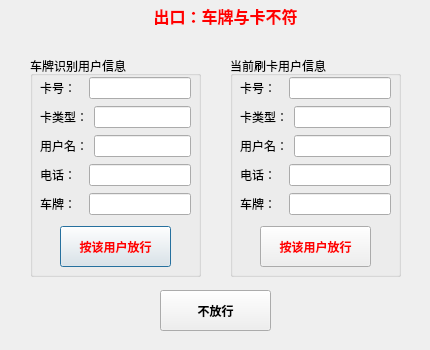
<?xml version="1.0" encoding="UTF-8"?>
<ui version="4.0">
 <class>CDlgInconformity</class>
 <widget class="QDialog" name="CDlgInconformity">
  <property name="geometry">
   <rect>
    <x>0</x>
    <y>0</y>
    <width>430</width>
    <height>350</height>
   </rect>
  </property>
  <property name="windowTitle">
   <string>车卡不符</string>
  </property>
  <property name="styleSheet">
   <string notr="true">background-image: url(D:/WinParkUI/debug/Image/NewIcon/Inconformity.JPG);</string>
  </property>
  <widget class="QGroupBox" name="groupBox">
   <property name="geometry">
    <rect>
     <x>30</x>
     <y>56</y>
     <width>171</width>
     <height>221</height>
    </rect>
   </property>
   <property name="styleSheet">
    <string notr="true">background-image: url(none);</string>
   </property>
   <property name="title">
    <string>车牌识别用户信息</string>
   </property>
   <widget class="QPushButton" name="btn1">
    <property name="geometry">
     <rect>
      <x>30</x>
      <y>170</y>
      <width>111</width>
      <height>41</height>
     </rect>
    </property>
    <property name="font">
     <font>
      <weight>75</weight>
      <bold>true</bold>
     </font>
    </property>
    <property name="styleSheet">
     <string notr="true">background-image: url(none);
color: rgb(255, 0, 0);</string>
    </property>
    <property name="text">
     <string>按该用户放行</string>
    </property>
   </widget>
   <widget class="QWidget" name="layoutWidget">
    <property name="geometry">
     <rect>
      <x>10</x>
      <y>20</y>
      <width>151</width>
      <height>141</height>
     </rect>
    </property>
    <property name="styleSheet">
     <string notr="true">background-image: url(none);</string>
    </property>
    <layout class="QVBoxLayout" name="verticalLayout">
     <item>
      <layout class="QHBoxLayout" name="horizontalLayout">
       <item>
        <widget class="QLabel" name="label">
         <property name="styleSheet">
          <string notr="true">background-image: url(none);</string>
         </property>
         <property name="text">
          <string>卡号：  </string>
         </property>
        </widget>
       </item>
       <item>
        <widget class="QLineEdit" name="edtInfo10">
         <property name="styleSheet">
          <string notr="true">background-image: url(none);</string>
         </property>
        </widget>
       </item>
      </layout>
     </item>
     <item>
      <layout class="QHBoxLayout" name="horizontalLayout_2">
       <item>
        <widget class="QLabel" name="label_2">
         <property name="styleSheet">
          <string notr="true">background-image: url(none);</string>
         </property>
         <property name="text">
          <string>卡类型：</string>
         </property>
        </widget>
       </item>
       <item>
        <widget class="QLineEdit" name="edtInfo11">
         <property name="styleSheet">
          <string notr="true">background-image: url(none);</string>
         </property>
        </widget>
       </item>
      </layout>
     </item>
     <item>
      <layout class="QHBoxLayout" name="horizontalLayout_3">
       <item>
        <widget class="QLabel" name="label_3">
         <property name="styleSheet">
          <string notr="true">background-image: url(none);</string>
         </property>
         <property name="text">
          <string>用户名：</string>
         </property>
        </widget>
       </item>
       <item>
        <widget class="QLineEdit" name="edtInfo12">
         <property name="styleSheet">
          <string notr="true">background-image: url(none);</string>
         </property>
        </widget>
       </item>
      </layout>
     </item>
     <item>
      <layout class="QHBoxLayout" name="horizontalLayout_4">
       <item>
        <widget class="QLabel" name="label_4">
         <property name="styleSheet">
          <string notr="true">background-image: url(none);</string>
         </property>
         <property name="text">
          <string>电话：  </string>
         </property>
        </widget>
       </item>
       <item>
        <widget class="QLineEdit" name="edtInfo13">
         <property name="styleSheet">
          <string notr="true">background-image: url(none);</string>
         </property>
        </widget>
       </item>
      </layout>
     </item>
     <item>
      <layout class="QHBoxLayout" name="horizontalLayout_5">
       <item>
        <widget class="QLabel" name="label_5">
         <property name="styleSheet">
          <string notr="true">background-image: url(none);</string>
         </property>
         <property name="text">
          <string>车牌：  </string>
         </property>
        </widget>
       </item>
       <item>
        <widget class="QLineEdit" name="edtInfo14">
         <property name="styleSheet">
          <string notr="true">background-image: url(none);</string>
         </property>
        </widget>
       </item>
      </layout>
     </item>
    </layout>
   </widget>
  </widget>
  <widget class="QGroupBox" name="groupBox_2">
   <property name="geometry">
    <rect>
     <x>230</x>
     <y>56</y>
     <width>171</width>
     <height>221</height>
    </rect>
   </property>
   <property name="styleSheet">
    <string notr="true">background-image: url(none);</string>
   </property>
   <property name="title">
    <string>当前刷卡用户信息</string>
   </property>
   <widget class="QWidget" name="layoutWidget">
    <property name="geometry">
     <rect>
      <x>10</x>
      <y>20</y>
      <width>151</width>
      <height>141</height>
     </rect>
    </property>
    <property name="styleSheet">
     <string notr="true">background-image: url(none);</string>
    </property>
    <layout class="QVBoxLayout" name="verticalLayout_2">
     <item>
      <layout class="QHBoxLayout" name="horizontalLayout_6">
       <item>
        <widget class="QLabel" name="label_6">
         <property name="styleSheet">
          <string notr="true">background-image: url(none);</string>
         </property>
         <property name="text">
          <string>卡号：  </string>
         </property>
        </widget>
       </item>
       <item>
        <widget class="QLineEdit" name="edtInfo00">
         <property name="styleSheet">
          <string notr="true">background-image: url(none);</string>
         </property>
        </widget>
       </item>
      </layout>
     </item>
     <item>
      <layout class="QHBoxLayout" name="horizontalLayout_7">
       <item>
        <widget class="QLabel" name="label_7">
         <property name="styleSheet">
          <string notr="true">background-image: url(none);</string>
         </property>
         <property name="text">
          <string>卡类型：</string>
         </property>
        </widget>
       </item>
       <item>
        <widget class="QLineEdit" name="edtInfo01">
         <property name="styleSheet">
          <string notr="true">background-image: url(none);</string>
         </property>
        </widget>
       </item>
      </layout>
     </item>
     <item>
      <layout class="QHBoxLayout" name="horizontalLayout_8">
       <item>
        <widget class="QLabel" name="label_8">
         <property name="styleSheet">
          <string notr="true">background-image: url(none);</string>
         </property>
         <property name="text">
          <string>用户名：</string>
         </property>
        </widget>
       </item>
       <item>
        <widget class="QLineEdit" name="edtInfo02">
         <property name="styleSheet">
          <string notr="true">background-image: url(none);</string>
         </property>
        </widget>
       </item>
      </layout>
     </item>
     <item>
      <layout class="QHBoxLayout" name="horizontalLayout_9">
       <item>
        <widget class="QLabel" name="label_9">
         <property name="styleSheet">
          <string notr="true">background-image: url(none);</string>
         </property>
         <property name="text">
          <string>电话：  </string>
         </property>
        </widget>
       </item>
       <item>
        <widget class="QLineEdit" name="edtInfo03">
         <property name="styleSheet">
          <string notr="true">background-image: url(none);</string>
         </property>
        </widget>
       </item>
      </layout>
     </item>
     <item>
      <layout class="QHBoxLayout" name="horizontalLayout_10">
       <item>
        <widget class="QLabel" name="label_10">
         <property name="styleSheet">
          <string notr="true">background-image: url(none);</string>
         </property>
         <property name="text">
          <string>车牌：  </string>
         </property>
        </widget>
       </item>
       <item>
        <widget class="QLineEdit" name="edtInfo04">
         <property name="styleSheet">
          <string notr="true">background-image: url(none);</string>
         </property>
        </widget>
       </item>
      </layout>
     </item>
    </layout>
   </widget>
   <widget class="QPushButton" name="btn2">
    <property name="geometry">
     <rect>
      <x>30</x>
      <y>170</y>
      <width>111</width>
      <height>41</height>
     </rect>
    </property>
    <property name="font">
     <font>
      <weight>75</weight>
      <bold>true</bold>
     </font>
    </property>
    <property name="styleSheet">
     <string notr="true">background-image: url(none);
color: rgb(255, 0, 0);</string>
    </property>
    <property name="text">
     <string>按该用户放行</string>
    </property>
   </widget>
  </widget>
  <widget class="QLabel" name="lblTitle">
   <property name="geometry">
    <rect>
     <x>130</x>
     <y>0</y>
     <width>191</width>
     <height>31</height>
    </rect>
   </property>
   <property name="font">
    <font>
     <pointsize>12</pointsize>
     <weight>75</weight>
     <bold>true</bold>
    </font>
   </property>
   <property name="statusTip">
    <string>%1口：车牌与卡不符</string>
   </property>
   <property name="styleSheet">
    <string notr="true">background-image: url(none);
color: rgb(255, 0, 0);</string>
   </property>
   <property name="text">
    <string>出口：车牌与卡不符</string>
   </property>
   <property name="alignment">
    <set>Qt::AlignCenter</set>
   </property>
  </widget>
  <widget class="QPushButton" name="btn3">
   <property name="geometry">
    <rect>
     <x>160</x>
     <y>290</y>
     <width>111</width>
     <height>41</height>
    </rect>
   </property>
   <property name="font">
    <font>
     <weight>75</weight>
     <bold>true</bold>
    </font>
   </property>
   <property name="styleSheet">
    <string notr="true">background-image: url(none);</string>
   </property>
   <property name="text">
    <string>不放行</string>
   </property>
  </widget>
 </widget>
 <resources/>
 <connections/>
</ui>
